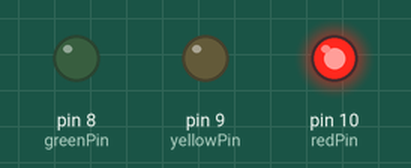
The sketch below on a simulated Arduino Uno, built with avr-gcc and run on an emulated ATmega328P. Parts: output pins drawn as LEDs (lit = HIGH).

Above: at 0.5 s.
At 3.3 s:
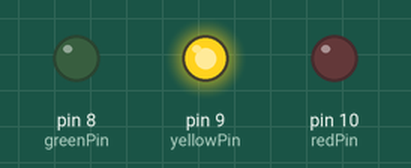
At 5.6 s:
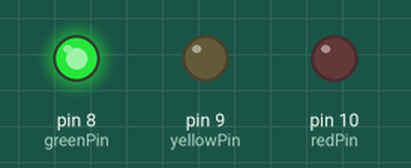
Timing chart, 0 to 7.8 s (numbered marks = the images above):
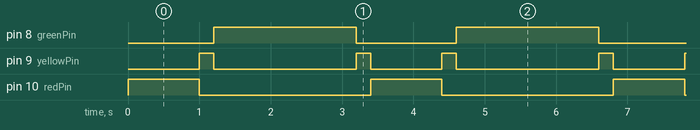

Measured:
- by itself, pin 8 (greenPin): alternates HIGH for 2.0 s and LOW for 1.4 s
- by itself, pin 9 (yellowPin): repeats every 3.4 s: LOW 2.0 s, HIGH 0.20 s, LOW 1.0 s, HIGH 0.20 s
- by itself, pin 10 (redPin): alternates HIGH for 1.0 s and LOW for 2.4 s

The sketch:

Traffic_Light_Sederhana.ino
```cpp
// Merah 1000ms - Kuning, Hijau off
// Kuning 200ms - Meah, Hijau off
// Hijau 2000ms - Merah, Kuning off

int redPin = 10;
int yellowPin = 9;
int greenPin = 8;
void setup()
{
 pinMode(redPin, OUTPUT);
 pinMode(yellowPin, OUTPUT);
 pinMode(greenPin, OUTPUT);
}
void loop()
{
 digitalWrite(redPin, HIGH); //Set pin Merah menjadi on
 delay(1000); //Jeda 1 detik
 digitalWrite(yellowPin, HIGH); //Set pin Kuning menjadi on
 digitalWrite(redPin, LOW); //Set pin Merah menjadi off
 delay(200); //Jeda 0.2 detik
 digitalWrite(greenPin, HIGH); //Set pin Hijau menjadi on
 digitalWrite(yellowPin, LOW); //Set pin Kuning menjadi off
 delay(2000); //Jeda 2 detik
 digitalWrite(yellowPin, HIGH); //Set pin Kuning menjadi on
 digitalWrite(greenPin, LOW); //Set pin Hijau menjadi off
 delay(200); //Jeda 0.2 detik
 digitalWrite(yellowPin, LOW); //Set pin Kuning menjadi on
}
```
